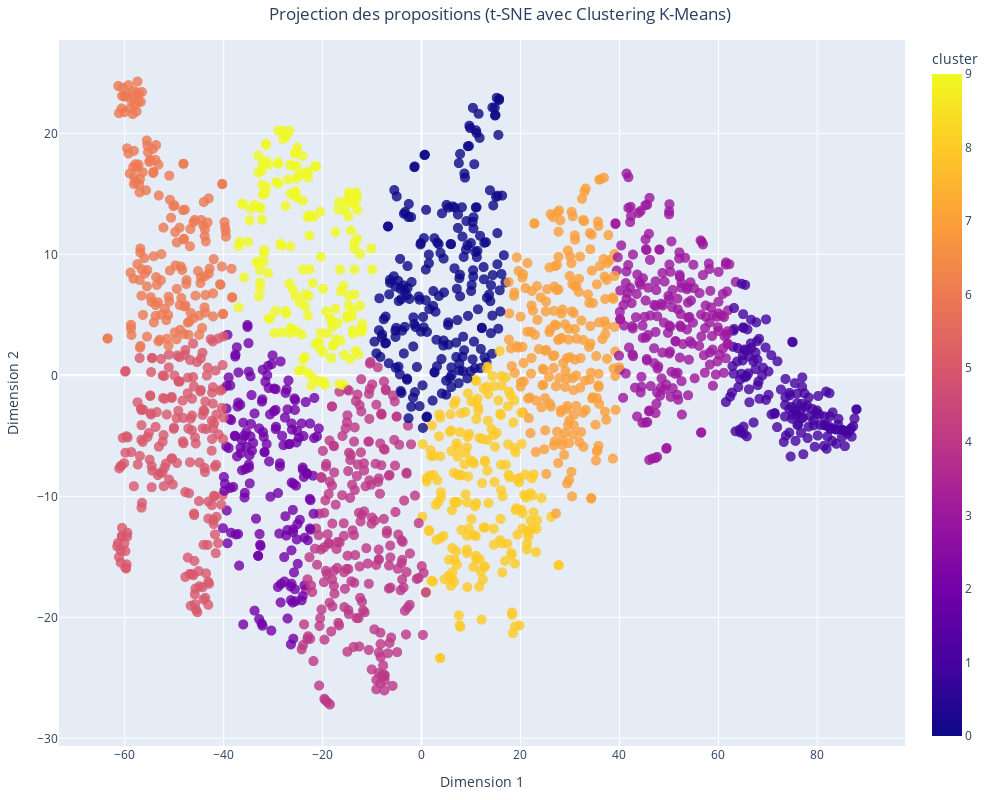

Notebook cell for this chart:
### Code cell
import plotly.express as px
from sklearn.manifold import TSNE
from sklearn.preprocessing import StandardScaler
from sklearn.cluster import KMeans
import pandas as pd
import matplotlib.pyplot as plt  # Pour la palette 'tab10'

# Normalisation des vecteurs
scaler = StandardScaler()
vectors_normalized = scaler.fit_transform(proposition_vectors)

# Réduction des vecteurs à 2 dimensions avec t-SNE
tsne = TSNE(n_components=2, random_state=42, perplexity=30, n_iter=1000)
word_vectors_2d = tsne.fit_transform(vectors_normalized)

# Appliquer le clustering K-Means
n_clusters = 10
kmeans = KMeans(n_clusters=n_clusters, random_state=42)
cluster = kmeans.fit_predict(word_vectors_2d)
data['cluster'] = cluster

# Préparer les données pour le graphique
df1 = pd.DataFrame(word_vectors_2d, columns=['Dim1', 'Dim2'])
df1['propositions'] = data['Proposition']
df1['cluster'] = cluster
df1['vote'] = data['Catégorie']
df1['proposition_vectors'] = data['mean_vector']

# Récupérer la palette 'tab10' et convertir les couleurs
tab10_colors = [plt.cm.tab10(i) for i in range(n_clusters)]
tab10_colors_hex = [f'rgb({int(r*255)}, {int(g*255)}, {int(b*255)})' for r, g, b, _ in tab10_colors]

# Créer le nuage de points avec Plotly
fig = px.scatter(
    df1,
    x='Dim1',
    y='Dim2',
    color='cluster',  # Utiliser les clusters pour la coloration
    hover_name='propositions',  # Afficher les propositions lors du survol
    title="Projection des propositions (t-SNE avec Clustering K-Means)",
    labels={'Dim1': 'Dimension 1', 'Dim2': 'Dimension 2'},
    color_discrete_sequence=tab10_colors_hex,  # Utiliser la palette 'tab10'
    width=1000,
    height=800
)

# Personnaliser les points (taille et style)
fig.update_traces(
    marker=dict(size=10, opacity=0.8)  # Taille uniforme similaire à s=100 dans Seaborn
)

# Ajuster le titre et les marges
fig.update_layout(
    legend_title="Clusters",
    title_x=0.5,  # Centrer le titre
    margin=dict(l=40, r=40, t=40, b=40)  # Réduire les marges
)

# Afficher le graphique
fig.show()

### Figure 1 — Plotly figure (JSON) as saved in the notebook; plotly's stock layout.template omitted (floating-point values rounded to 4 significant figures; data arrays with more than 128 entries replaced by an {"elided": "..."} marker saying what was removed)
{"data": [{"hovertemplate": "<b>%{hovertext}</b><br><br>Dimension 1=%{x}<br>Dimension 2=%{y}<br>cluster=%{marker.color}<extra></extra>", "hovertext": {"elided": "1909 str values"}, "legendgroup": "", "marker": {"color": {"elided": "1909 int values"}, "coloraxis": "coloraxis", "opacity": 0.8, "size": 10, "symbol": "circle"}, "mode": "markers", "name": "", "showlegend": false, "type": "scattergl", "x": {"elided": "1909 float values"}, "xaxis": "x", "y": {"elided": "1909 float values"}, "yaxis": "y"}], "layout": {"coloraxis": {"colorbar": {"title": {"text": "cluster"}}, "colorscale": [[0, "#0d0887"], [0.1111, "#46039f"], [0.2222, "#7201a8"], [0.3333, "#9c179e"], [0.4444, "#bd3786"], [0.5556, "#d8576b"], [0.6667, "#ed7953"], [0.7778, "#fb9f3a"], [0.8889, "#fdca26"], [1, "#f0f921"]]}, "height": 800, "legend": {"title": {"text": "Clusters"}, "tracegroupgap": 0}, "margin": {"b": 40, "l": 40, "r": 40, "t": 40}, "title": {"text": "Projection des propositions (t-SNE avec Clustering K-Means)", "x": 0.5}, "width": 1000, "xaxis": {"anchor": "y", "domain": [0, 1], "title": {"text": "Dimension 1"}}, "yaxis": {"anchor": "x", "domain": [0, 1], "title": {"text": "Dimension 2"}}}}
